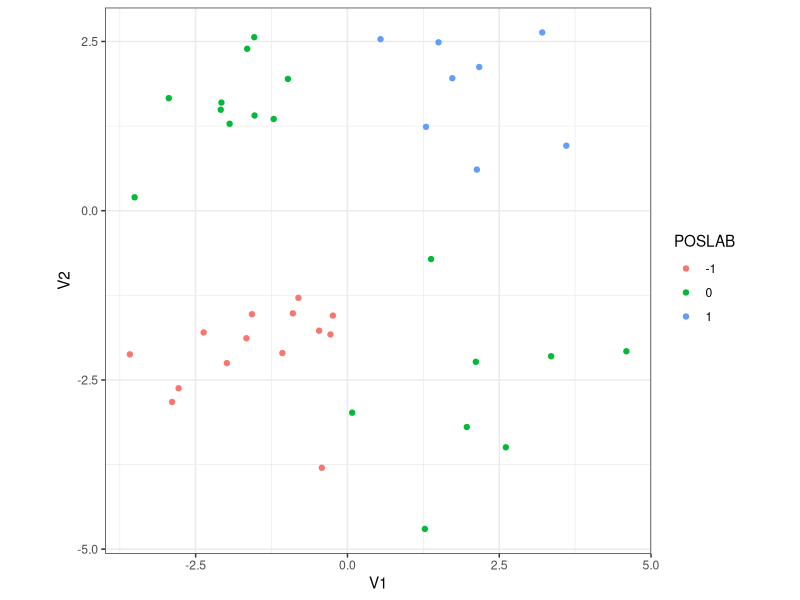

The R source for this figure:
## ---- chunk 1
knitr::opts_chunk$set(
  collapse = TRUE,
  comment = "#>"
)
## ---- chunk 2
## Helper function to draw samples
drawSamples <- function(N)  {
  # create sequence to return
  to_return <- c()
  
  # grow the sequence
  for (n in 1:N) {
    # flip a fair coin
    p <- rbinom(1,1,0.5) 
    
    # if heads...
    if (p == 1) {
      to_return <- c(to_return, rnorm(1, mean = 2, sd = 1)) 
    } else {
      # if tails...
      to_return <- c(to_return, rnorm(1, mean = -2, sd = 1))
    }
  }
  
  # return
  return(to_return)
}

## Generate array
set.seed(2021)
ex_array <- replicate(2, drawSamples(40))

## Annotate positive and negative labels
library(tidyverse)
ex_array <- as.data.frame(ex_array)
ex_array$POSLAB <- (-1 * (ex_array[,1] < 0 & ex_array[,2] < 0) +
                      (ex_array[,1] > 0 & ex_array[,2] > 0)) 

ex_array <- ex_array[order(ex_array$POSLAB),]

## Print
print(ex_array)
## ---- chunk 3
## Plot 2D 
ratio <- with(ex_array, diff(range(V1))/diff(range(V2))) # compute ratio to fix make plot square

ggplot(data = ex_array, aes(x = V1, y = V2)) +
  geom_point(aes(colour = factor(POSLAB))) +
  coord_fixed(ratio = ratio) +
  theme_bw() +
  labs(colour = "POSLAB")
